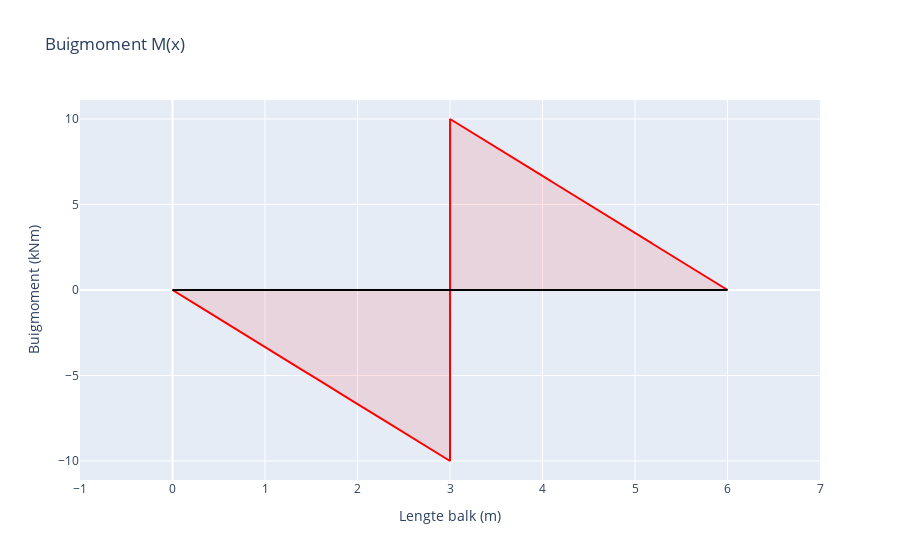

Source (notebook cell):
### Code cell
layout = go.Layout(
    title="Buigmoment M(x)",
    xaxis=dict(title="Lengte balk (m)", range=[-1, lengteBalk+1]),
    yaxis=dict(title="Buigmoment (kNm)"),
    showlegend=False
)

line = go.Scatter(
    x=X,
    y= sum(bendingMoment),
    mode='lines',
    name='Buigmoment (kNm)',
    fill = 'tonexty',
    line_color='red',
    fillcolor='rgba(255,0,0,0.1)'
)

axis = go.Scatter(
    x= [0,lengteBalk],
    y= [0,0],
    mode='lines',
    line_color='black'
)

fig= go.Figure(data=[line, axis], layout=layout)
fig.show()

### Figure 1 — Plotly figure (JSON) as saved in the notebook; plotly's stock layout.template omitted (floating-point values rounded to 4 significant figures; data arrays with more than 128 entries replaced by an {"elided": "..."} marker saying what was removed)
{"data": [{"fill": "tonexty", "fillcolor": "rgba(255,0,0,0.1)", "line": {"color": "red"}, "mode": "lines", "name": "Buigmoment (kNm)", "type": "scatter", "x": {"elided": "10002 float values"}, "y": {"elided": "10002 float values"}}, {"line": {"color": "black"}, "mode": "lines", "type": "scatter", "x": [0, 6], "y": [0, 0]}], "layout": {"showlegend": false, "title": {"text": "Buigmoment M(x)"}, "xaxis": {"range": [-1, 7], "title": {"text": "Lengte balk (m)"}}, "yaxis": {"title": {"text": "Buigmoment (kNm)"}}}}
